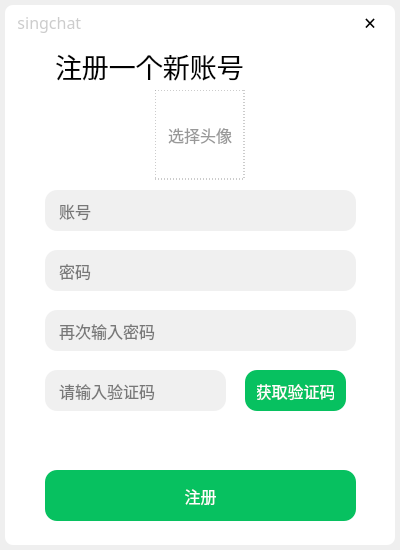
<?xml version="1.0" encoding="UTF-8"?>
<ui version="4.0">
 <class>RegisterWidget</class>
 <widget class="QWidget" name="RegisterWidget">
  <property name="geometry">
   <rect>
    <x>0</x>
    <y>0</y>
    <width>400</width>
    <height>550</height>
   </rect>
  </property>
  <property name="windowTitle">
   <string>Form</string>
  </property>
  <property name="styleSheet">
   <string notr="true"/>
  </property>
  <layout class="QVBoxLayout" name="verticalLayout">
   <property name="spacing">
    <number>0</number>
   </property>
   <property name="leftMargin">
    <number>5</number>
   </property>
   <property name="topMargin">
    <number>5</number>
   </property>
   <property name="rightMargin">
    <number>5</number>
   </property>
   <property name="bottomMargin">
    <number>5</number>
   </property>
   <item>
    <widget class="QWidget" name="shadowwidget" native="true">
     <layout class="QVBoxLayout" name="verticalLayout_2">
      <property name="spacing">
       <number>0</number>
      </property>
      <property name="leftMargin">
       <number>0</number>
      </property>
      <property name="topMargin">
       <number>0</number>
      </property>
      <property name="rightMargin">
       <number>0</number>
      </property>
      <property name="bottomMargin">
       <number>0</number>
      </property>
      <item>
       <widget class="QWidget" name="widget_1" native="true">
        <property name="minimumSize">
         <size>
          <width>0</width>
          <height>35</height>
         </size>
        </property>
        <property name="maximumSize">
         <size>
          <width>16777215</width>
          <height>35</height>
         </size>
        </property>
        <property name="styleSheet">
         <string notr="true">#widget_1 {
    /* 浅灰色背景（微信PC端常用浅灰） */
    background-color: #FFFFFF !important;

    /* 左上角圆角8px（保持原始值，不×5） */
    border-top-left-radius: 8px !important;
    /* 左下角圆角8px（保持原始值） */
    /* border-bottom-left-radius: 8px !important;*/
    border-top-right-radius: 8px !important;
    /* 右上/右下不设圆角，默认尖角，无需额外写 */
    /* 强制显示，排除隐藏/透明干扰 */
    visibility: visible !important;
    opacity: 1 !important;
}
</string>
        </property>
        <layout class="QHBoxLayout" name="horizontalLayout_2">
         <property name="spacing">
          <number>0</number>
         </property>
         <property name="leftMargin">
          <number>0</number>
         </property>
         <property name="topMargin">
          <number>0</number>
         </property>
         <property name="rightMargin">
          <number>0</number>
         </property>
         <property name="bottomMargin">
          <number>0</number>
         </property>
         <item>
          <widget class="QWidget" name="widget_1_2" native="true">
           <property name="minimumSize">
            <size>
             <width>150</width>
             <height>0</height>
            </size>
           </property>
           <property name="maximumSize">
            <size>
             <width>150</width>
             <height>16777215</height>
            </size>
           </property>
           <layout class="QHBoxLayout" name="horizontalLayout_3">
            <property name="spacing">
             <number>0</number>
            </property>
            <property name="leftMargin">
             <number>0</number>
            </property>
            <property name="topMargin">
             <number>0</number>
            </property>
            <property name="rightMargin">
             <number>0</number>
            </property>
            <property name="bottomMargin">
             <number>0</number>
            </property>
            <item>
             <widget class="QLabel" name="label_1_2">
              <property name="font">
               <font>
                <family>微软雅黑</family>
                <pointsize>12</pointsize>
               </font>
              </property>
              <property name="styleSheet">
               <string notr="true">#label_1_2 {
    /* 浅灰色文字（#CCCCCC是通用浅灰，视觉舒适） */
    color: #CCCCCC !important;
    /* 可选：防止父样式覆盖，兜底 */
    background-color: transparent !important;
}</string>
              </property>
              <property name="text">
               <string>   singchat</string>
              </property>
             </widget>
            </item>
           </layout>
          </widget>
         </item>
         <item>
          <spacer name="horizontalSpacer">
           <property name="orientation">
            <enum>Qt::Orientation::Horizontal</enum>
           </property>
           <property name="sizeHint" stdset="0">
            <size>
             <width>337</width>
             <height>20</height>
            </size>
           </property>
          </spacer>
         </item>
         <item>
          <widget class="QWidget" name="widget_1_1" native="true">
           <property name="enabled">
            <bool>true</bool>
           </property>
           <property name="minimumSize">
            <size>
             <width>50</width>
             <height>35</height>
            </size>
           </property>
           <property name="maximumSize">
            <size>
             <width>50</width>
             <height>35</height>
            </size>
           </property>
           <layout class="QHBoxLayout" name="horizontalLayout">
            <property name="spacing">
             <number>0</number>
            </property>
            <property name="leftMargin">
             <number>0</number>
            </property>
            <property name="topMargin">
             <number>0</number>
            </property>
            <property name="rightMargin">
             <number>0</number>
            </property>
            <property name="bottomMargin">
             <number>0</number>
            </property>
            <item>
             <widget class="QPushButton" name="btnClose">
              <property name="minimumSize">
               <size>
                <width>0</width>
                <height>35</height>
               </size>
              </property>
              <property name="maximumSize">
               <size>
                <width>16777215</width>
                <height>35</height>
               </size>
              </property>
              <property name="font">
               <font>
                <family>楷体</family>
                <pointsize>16</pointsize>
               </font>
              </property>
              <property name="styleSheet">
               <string notr="true">#btnClose {
    /* 基础样式：无边框 + 四角圆角 + 透明背景 */
    border: none !important;                /* 彻底隐藏边框 */

    background: transparent !important;     /* 初始透明 */
    /* 右上角圆角8px（保持原始值，不×5） */
    border-top-right-radius: 8px !important;

    outline: none !important;               /* 去掉焦点框（QT默认点击后会有） */
}


/* 鼠标悬浮：浅一号的玫瑰红 */
#btnClose:hover {
    background-color: #E02041 !important; /* 悬浮浅玫瑰红，比默认色淡 */
	color: #FFFFFF !important; /* 悬浮时字体白色 */
}

/* 鼠标按下：颜色变深（深一号的玫瑰红） */
#btnClose:pressed {
    background-color: #C01838 !important; /* 按下深玫瑰红，比默认色深 */
	color: #FFFFFF !important; /* 悬浮时字体白色 */
}</string>
              </property>
              <property name="text">
               <string>×</string>
              </property>
             </widget>
            </item>
           </layout>
          </widget>
         </item>
        </layout>
       </widget>
      </item>
      <item>
       <widget class="QWidget" name="widget_2" native="true">
        <property name="minimumSize">
         <size>
          <width>0</width>
          <height>400</height>
         </size>
        </property>
        <property name="maximumSize">
         <size>
          <width>16777215</width>
          <height>400</height>
         </size>
        </property>
        <property name="styleSheet">
         <string notr="true">#widget_2 {
    background-color: #FFFFFF !important;
    visibility: visible !important;
    opacity: 1 !important;
    border: none !important;

    /* QT全版本兼容的左右阴影（单阴影写法，无语法错误） */
    box-shadow: 0 0 10px 2px rgba(0, 0, 0, 0.08) !important;

    qproperty-frameShape: NoFrame;
    qproperty-frameShadow: Plain;
    background-clip: padding-box !important;

}</string>
        </property>
        <widget class="QLineEdit" name="leRegUsername">
         <property name="geometry">
          <rect>
           <x>40</x>
           <y>150</y>
           <width>311</width>
           <height>41</height>
          </rect>
         </property>
         <property name="font">
          <font>
           <family>微软雅黑</family>
           <pointsize>12</pointsize>
          </font>
         </property>
         <property name="styleSheet">
          <string notr="true">#leRegUsername {
    /* ① 彻底隐藏边框（包括默认的焦点边框） */
    border: none !important;
    outline: none !important;
    
    /* ② 圆角矩形（12px是微信输入框常用圆角，可按需调整） */
    border-radius: 12px !important;
    
    /* ③ 底色设为#F0F0F0灰色 */
    background-color: #F0F0F0 !important;
    
    /* 优化：内边距，避免文字贴圆角边缘（可选但推荐） */
    padding: 6px 12px !important;
}</string>
         </property>
         <property name="text">
          <string/>
         </property>
         <property name="frame">
          <bool>true</bool>
         </property>
         <property name="placeholderText">
          <string>账号</string>
         </property>
        </widget>
        <widget class="QLineEdit" name="leRegPassword">
         <property name="geometry">
          <rect>
           <x>40</x>
           <y>210</y>
           <width>311</width>
           <height>41</height>
          </rect>
         </property>
         <property name="font">
          <font>
           <family>微软雅黑</family>
           <pointsize>12</pointsize>
          </font>
         </property>
         <property name="styleSheet">
          <string notr="true">#leRegPassword {
    /* ① 彻底隐藏边框（包括默认的焦点边框） */
    border: none !important;
    outline: none !important;
    
    /* ② 圆角矩形（12px是微信输入框常用圆角，可按需调整） */
    border-radius: 12px !important;
    
    /* ③ 底色设为#F0F0F0灰色 */
    background-color: #F0F0F0 !important;
    
    /* 优化：内边距，避免文字贴圆角边缘（可选但推荐） */
    padding: 6px 12px !important;
}</string>
         </property>
         <property name="text">
          <string/>
         </property>
         <property name="placeholderText">
          <string>密码</string>
         </property>
        </widget>
        <widget class="QLabel" name="label">
         <property name="geometry">
          <rect>
           <x>50</x>
           <y>10</y>
           <width>301</width>
           <height>31</height>
          </rect>
         </property>
         <property name="font">
          <font>
           <family>微软雅黑</family>
           <pointsize>20</pointsize>
          </font>
         </property>
         <property name="text">
          <string>注册一个新账号</string>
         </property>
        </widget>
        <widget class="QLineEdit" name="leRegConfirmPwd">
         <property name="geometry">
          <rect>
           <x>40</x>
           <y>270</y>
           <width>311</width>
           <height>41</height>
          </rect>
         </property>
         <property name="font">
          <font>
           <family>微软雅黑</family>
           <pointsize>12</pointsize>
          </font>
         </property>
         <property name="styleSheet">
          <string notr="true">#leRegConfirmPwd {
    /* ① 彻底隐藏边框（包括默认的焦点边框） */
    border: none !important;
    outline: none !important;
    
    /* ② 圆角矩形（12px是微信输入框常用圆角，可按需调整） */
    border-radius: 12px !important;
    
    /* ③ 底色设为#F0F0F0灰色 */
    background-color: #F0F0F0 !important;
    
    /* 优化：内边距，避免文字贴圆角边缘（可选但推荐） */
    padding: 6px 12px !important;
}</string>
         </property>
         <property name="text">
          <string/>
         </property>
         <property name="placeholderText">
          <string>再次输入密码</string>
         </property>
        </widget>
        <widget class="QPushButton" name="btnAvatar">
         <property name="geometry">
          <rect>
           <x>150</x>
           <y>50</y>
           <width>90</width>
           <height>90</height>
          </rect>
         </property>
         <property name="font">
          <font>
           <pointsize>12</pointsize>
          </font>
         </property>
         <property name="styleSheet">
          <string notr="true">#btnAvatar {
    /* 核心：深灰色(#999999)虚线边框（替代原浅灰#F0F0F0） */
    border: 1px dashed #999999 !important; /* 1px虚线 + 深灰色，视觉更醒目 */

    
    /* 文本颜色：同步改为深灰色#999999 */
    color: #999999 !important;
    
    /* 背景透明，适配多数场景（如需深色底可替换） */
    background-color: transparent !important;
    
    /* 内边距：避免文字贴边框，提升排版舒适度 */
    padding: 6px 12px !important;
    
    /* 清除QT默认焦点框/多余样式 */
    outline: none !important;
}

/* 鼠标悬浮：虚线+文本稍深，增强交互反馈 */
#btnSelectAvatar:hover {
    border-color: #888888 !important; /* 悬浮时深一级灰色 */
    color: #888888 !important;
    background-color: rgba(0, 0, 0, 0.03) !important; /* 轻微背景灰，不突兀 */
}

/* 鼠标按下：虚线+文本再深，模拟按压质感 */
#btnSelectAvatar:pressed {
    border-color: #777777 !important; /* 按下时最深一级灰色 */
    color: #777777 !important;
}</string>
         </property>
         <property name="text">
          <string>选择头像</string>
         </property>
        </widget>
        <widget class="QLineEdit" name="input_reg_yanzhengma">
         <property name="geometry">
          <rect>
           <x>40</x>
           <y>330</y>
           <width>181</width>
           <height>41</height>
          </rect>
         </property>
         <property name="font">
          <font>
           <family>微软雅黑</family>
           <pointsize>12</pointsize>
          </font>
         </property>
         <property name="styleSheet">
          <string notr="true">#input_reg_yanzhengma {
    /* ① 彻底隐藏边框（包括默认的焦点边框） */
    border: none !important;
    outline: none !important;
    
    /* ② 圆角矩形（12px是微信输入框常用圆角，可按需调整） */
    border-radius: 12px !important;
    
    /* ③ 底色设为#F0F0F0灰色 */
    background-color: #F0F0F0 !important;
    
    /* 优化：内边距，避免文字贴圆角边缘（可选但推荐） */
    padding: 6px 12px !important;
}</string>
         </property>
         <property name="text">
          <string/>
         </property>
         <property name="placeholderText">
          <string>请输入验证码</string>
         </property>
        </widget>
        <widget class="QPushButton" name="get_reg_yanzhengma">
         <property name="geometry">
          <rect>
           <x>240</x>
           <y>330</y>
           <width>101</width>
           <height>41</height>
          </rect>
         </property>
         <property name="font">
          <font>
           <family>微软雅黑</family>
           <pointsize>12</pointsize>
           <bold>false</bold>
          </font>
         </property>
         <property name="styleSheet">
          <string notr="true">#get_reg_yanzhengma {
    /* ① 彻底隐藏边框（包括默认的焦点边框） */
    border: none !important;
    outline: none !important;
    
    /* ② 圆角矩形（12px微信输入框常用圆角，保留原有设计） */
    border-radius: 12px !important;
    
    /* 常态：微信经典发送按钮绿（核心色 #07C160） */
    background-color: #07C160 !important;
    
    /* 字体颜色设为纯白色，与绿色背景对比清晰 */
    color: #FFFFFF !important;
    
    /* 优化：内边距，避免文字贴圆角边缘（保留原有优化） */
    padding: 6px 12px !important;
}

/* 鼠标悬浮：微信绿深一级（#06B058），视觉反馈自然 */
#get_reg_yanzhengma:hover {
    background-color: #06B058 !important;
}

/* 鼠标按下：微信绿最深级（#059E4E），模拟按压下沉质感 */
#get_reg_yanzhengma:pressed {
    background-color: #059E4E !important;
}</string>
         </property>
         <property name="text">
          <string>获取验证码</string>
         </property>
        </widget>
       </widget>
      </item>
      <item>
       <widget class="QWidget" name="widget_3" native="true">
        <property name="styleSheet">
         <string notr="true">#widget_3 {
    /* 浅灰色背景（微信PC端常用浅灰） */
    background-color: #FFFFFF !important;

    /* 左下角圆角8px（保持原始值，不×5） */
    border-bottom-left-radius: 8px !important;
    /* 左下角圆角8px（保持原始值） */
    /* border-bottom-left-radius: 8px !important;*/
    border-bottom-right-radius: 8px !important;
    /* 右上/右下不设圆角，默认尖角，无需额外写 */
    /* 强制显示，排除隐藏/透明干扰 */
    visibility: visible !important;
    opacity: 1 !important;
}</string>
        </property>
        <widget class="QPushButton" name="btnRegister">
         <property name="geometry">
          <rect>
           <x>40</x>
           <y>30</y>
           <width>311</width>
           <height>51</height>
          </rect>
         </property>
         <property name="font">
          <font>
           <family>微软雅黑</family>
           <pointsize>12</pointsize>
           <bold>false</bold>
          </font>
         </property>
         <property name="styleSheet">
          <string notr="true">#btnRegister {
    /* ① 彻底隐藏边框（包括默认的焦点边框） */
    border: none !important;
    outline: none !important;
    
    /* ② 圆角矩形（12px微信输入框常用圆角，保留原有设计） */
    border-radius: 12px !important;
    
    /* 常态：微信经典发送按钮绿（核心色 #07C160） */
    background-color: #07C160 !important;
    
    /* 字体颜色设为纯白色，与绿色背景对比清晰 */
    color: #FFFFFF !important;
    
    /* 优化：内边距，避免文字贴圆角边缘（保留原有优化） */
    padding: 6px 12px !important;
}

/* 鼠标悬浮：微信绿深一级（#06B058），视觉反馈自然 */
#btnRegister:hover {
    background-color: #06B058 !important;
}

/* 鼠标按下：微信绿最深级（#059E4E），模拟按压下沉质感 */
#btnRegister:pressed {
    background-color: #059E4E !important;
}</string>
         </property>
         <property name="text">
          <string>注册</string>
         </property>
        </widget>
       </widget>
      </item>
     </layout>
    </widget>
   </item>
  </layout>
 </widget>
 <resources/>
 <connections/>
</ui>
